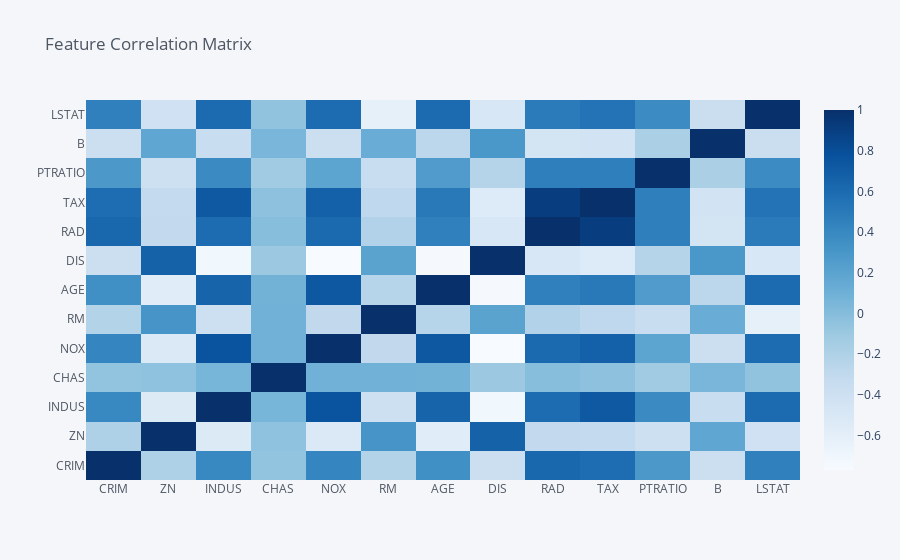

This figure's notebook cell:
### Code cell
df.corr().iplot(kind='heatmap',colorscale="Blues", title="Feature Correlation Matrix")

### Figure 1 — Plotly figure (JSON) as saved in the notebook; plotly's stock layout.template omitted (floating-point values rounded to 4 significant figures; data arrays with more than 128 entries replaced by an {"elided": "..."} marker saying what was removed)
{"data": [{"colorscale": [[0, "rgb(247,251,255)"], [0.125, "rgb(222,235,247)"], [0.25, "rgb(198,219,239)"], [0.375, "rgb(158,202,225)"], [0.5, "rgb(107,174,214)"], [0.625, "rgb(66,146,198)"], [0.75, "rgb(33,113,181)"], [0.875, "rgb(8,81,156)"], [1, "rgb(8,48,107)"]], "type": "heatmap", "x": ["CRIM", "ZN", "INDUS", "CHAS", "NOX", "RM", "AGE", "DIS", "RAD", "TAX", "PTRATIO", "B", "LSTAT"], "y": ["CRIM", "ZN", "INDUS", "CHAS", "NOX", "RM", "AGE", "DIS", "RAD", "TAX", "PTRATIO", "B", "LSTAT"], "z": {"elided": "13x13 float values"}, "zmax": 1, "zmin": -0.7692}], "layout": {"legend": {"bgcolor": "#F5F6F9", "font": {"color": "#4D5663"}}, "paper_bgcolor": "#F5F6F9", "plot_bgcolor": "#F5F6F9", "title": {"font": {"color": "#4D5663"}, "text": "Feature Correlation Matrix"}, "xaxis": {"gridcolor": "#E1E5ED", "showgrid": true, "tickfont": {"color": "#4D5663"}, "title": {"font": {"color": "#4D5663"}, "text": ""}, "zerolinecolor": "#E1E5ED"}, "yaxis": {"gridcolor": "#E1E5ED", "showgrid": true, "tickfont": {"color": "#4D5663"}, "title": {"font": {"color": "#4D5663"}, "text": ""}, "zerolinecolor": "#E1E5ED"}}}
